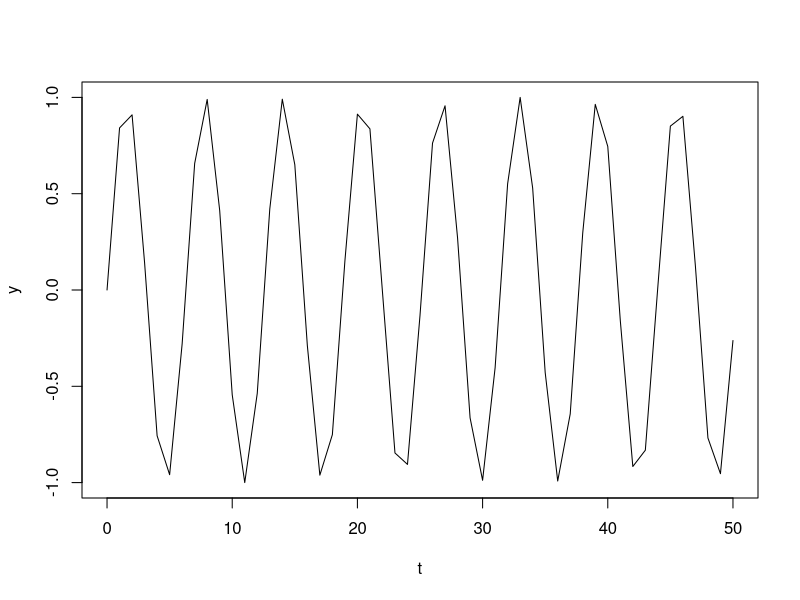
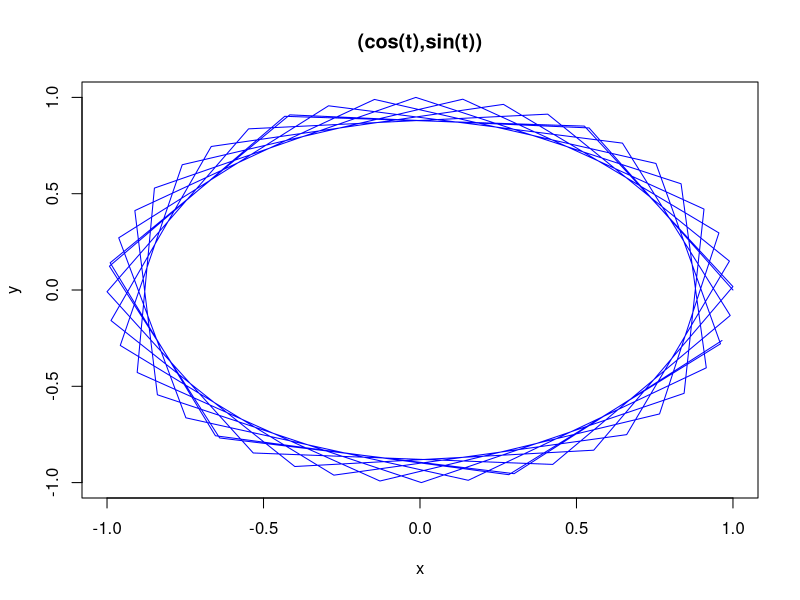

The R script that drew these images, in order:
library(pracma)
p <- taylor(f = cos, x0 = 0, n = 3) 
polyval(p, pi/3)  

#advance
mytaylor<-function(f,x0,n){
  taylor(f, x0, n )
}
hasil=matrix(0,6,1)
funct=exp
x0=0
x=0.5
for(i in 1:6){
  p<-mytaylor(funct,x0,i)
  hasil[i]<-polyval(p,x)
  print(hasil[i])
}
cos(pi/4)
nilaiasli<-exp(0.5)
#menghitung kesalahan
#kesalahan relatif
for (i in 1:6){
  et<-((nilaiasli-hasil[i])/nilaiasli)*100
  print(et)
}


#kesalahan pendekatan
for (i in 1:5){
  ea<-((hasil[i+1]-hasil[i])/hasil[i+1])*100
  print(ea)
}


#cara membuat grafik
t<-seq(0,50,1)
y<-sin(t)
x<-cos(t)
plot(t,y,type="l")
plot(x,y,type='l',col='blue',main='(cos(t),sin(t))')
